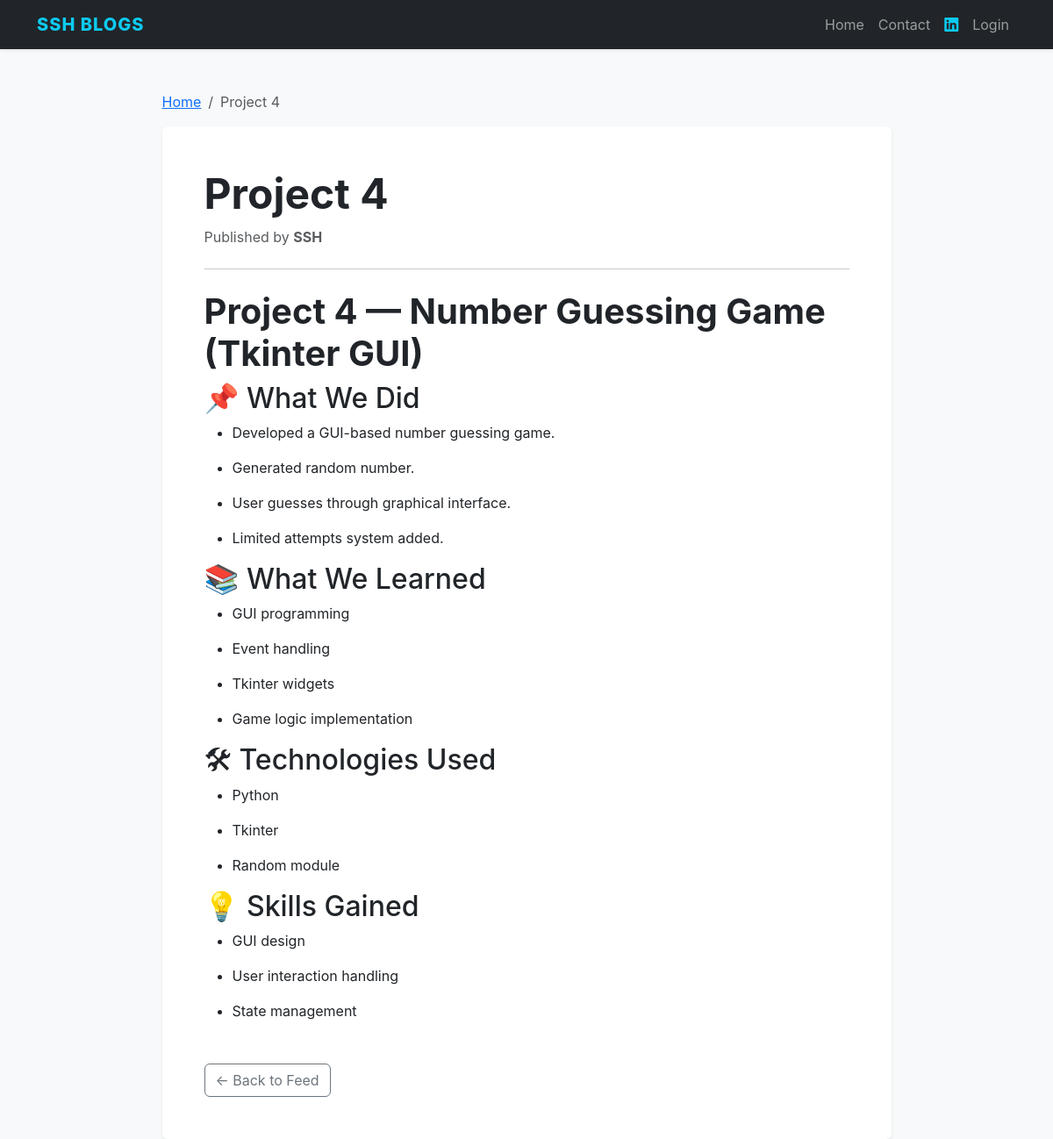
The app's page /post/4 with its own data.
### app.py (models this page shows)
class Post(db.Model):
    id = db.Column(db.Integer, primary_key=True)
    title = db.Column(db.String(100), nullable=False)
    content = db.Column(db.Text, nullable=False)
    user_id = db.Column(db.Integer, db.ForeignKey('user.id'), nullable=False)

class User(db.Model, UserMixin):
    id = db.Column(db.Integer, primary_key=True)
    username = db.Column(db.String(150), unique=True, nullable=False)
    password = db.Column(db.String(150), nullable=False)
    posts = db.relationship('Post', backref='author', lazy=True)

### app.py (the view)
@app.route('/post/<int:post_id>')
def view_post(post_id):
    post = Post.query.get_or_404(post_id)
    return render_template('view_post.html', post=post)

### templates/view_post.html
{% extends "base.html" %}
{% block content %}
<div class="row justify-content-center">
    <div class="col-md-9">
        <nav aria-label="breadcrumb">
            <ol class="breadcrumb">
                <li class="breadcrumb-item"><a href="{{ url_for('home') }}">Home</a></li>
                <li class="breadcrumb-item active">{{ post.title }}</li>
            </ol>
        </nav>
        <article class="bg-white p-5 shadow-sm rounded">
            <h1 class="display-5 fw-bold">{{ post.title }}</h1>
            <p class="text-muted">Published by <strong>{{ post.author.username }}</strong></p>
            <hr class="my-4">
            <div class="blog-content">
                {{ post.content|safe }}
            </div>
            <div class="mt-5">
                <a href="{{ url_for('home') }}" class="btn btn-outline-secondary">← Back to Feed</a>
            </div>
        </article>
    </div>
</div>
{% endblock %}

### templates/base.html (style rules this page uses)
body { background-color: #f8f9fa; font-family: 'Inter', sans-serif; }

### records on screen
Post: title "Project 4", content "Project 4 — Number Guessing Game (Tkinter GUI) 📌 What We Did Developed a GUI-based number guessing game. Generated random number. User guesses through graphical interface. Limited attempts system added. 📚 What We Learned GUI programming Event handling Tkinter widgets Game logic implementation 🛠 Technologies Used Python Tkinter Random module 💡 Skills Gained GUI design User interaction handling State management"
User: author.username "SSH"
